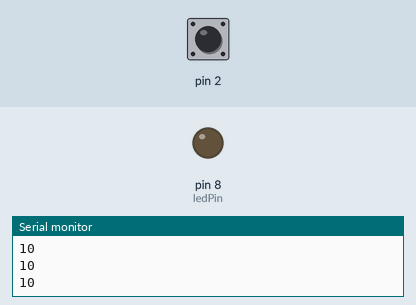
This sketch was run on a simulated Arduino Uno, built with avr-gcc and run on an emulated ATmega328P. On the bench: output pins drawn as LEDs (lit = HIGH), the last lines printed to the serial monitor. The inputs (shaded band) are chosen by the test bench; at power-on: pin 2 HIGH.

Above: at 1.2 s.
1.3 s: pin 2 pulled LOW for 0.15 s
At 1.38 s:
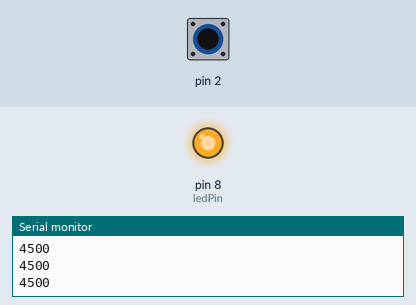
2.9 s: pin 2 pulled LOW for 3.2 s
At 6.8 s:
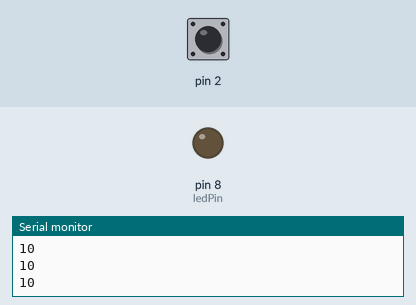
Timing chart, 0 to 8.3 s (numbered marks = the images above; inputs shaded):
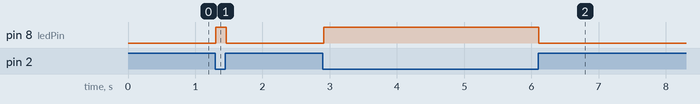

The sketch:

ArduinoLab13TouchSensor.ino
```cpp
#include <CapacitiveSensor.h>
CapacitiveSensor capSensor = CapacitiveSensor(4,2);
//set threshold and pins
int threshold = 700;
const int ledPin = 8;

void setup() {//set up serial and LED
  Serial.begin(9600);
  pinMode(ledPin, OUTPUT);
}

void loop() {//continually check value and sense touches
  long sensorValue = capSensor.capacitiveSensor(30);
  Serial.println(sensorValue);
  //if touched
  if(sensorValue > threshold) {
    digitalWrite(ledPin, HIGH);
  } else {
      digitalWrite(ledPin, LOW);
  }
  delay (10);
}
```

Measured:
- after the input at 1.3 s, pin 8 (ledPin): LOW → HIGH at once, → LOW 0.16 s later
- after the input at 2.9 s, pin 8 (ledPin): LOW → HIGH at once, → LOW 3.2 s later
